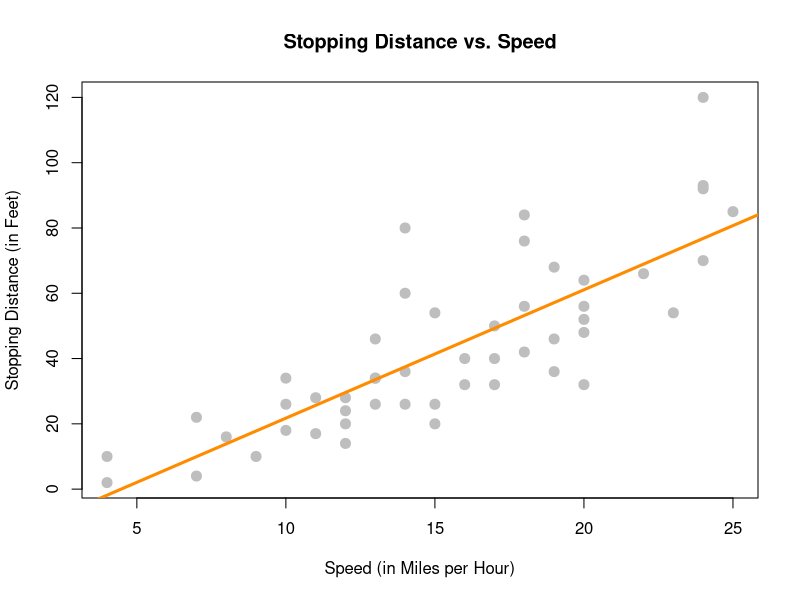
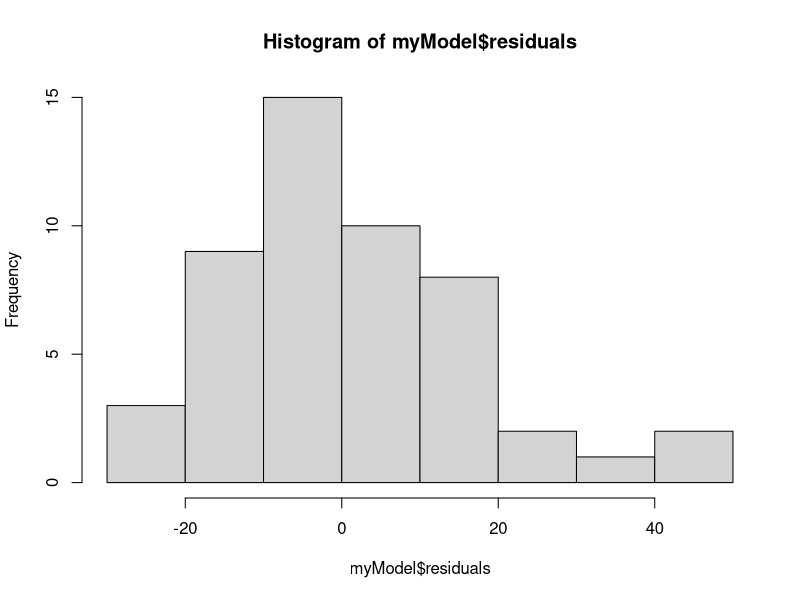
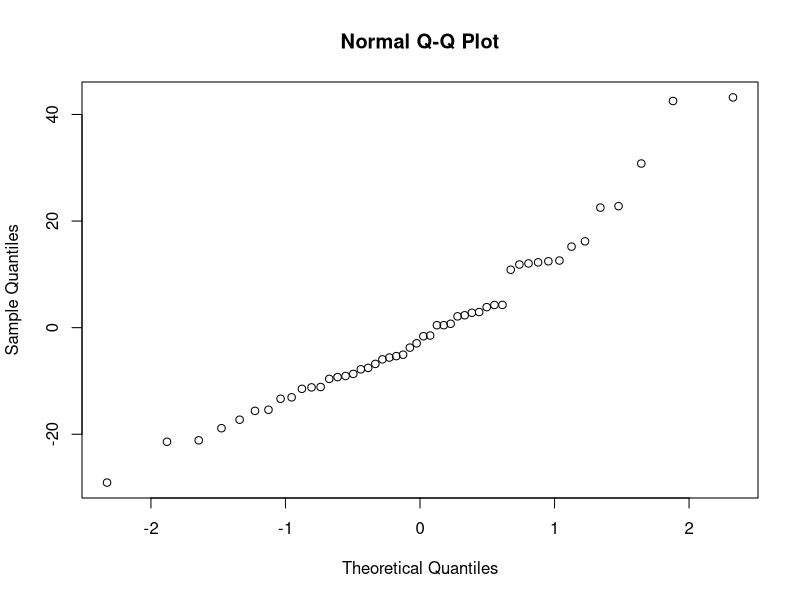
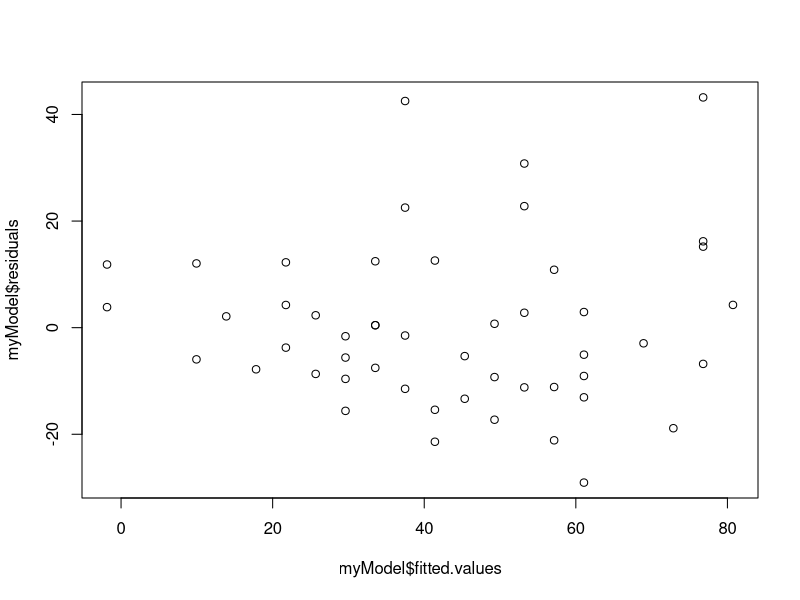

Generate these figures, in order, with R: (Note: this script raises an error after producing the figures.)
# File:   Linear_Regression.R

# INSTALL AND LOAD PACKAGES ####################################################

library(datasets)   # Load/unload base packages manually

# LOAD DATA ####################################################################

# Lear more about the cars data set

?cars

head(cars)

# Structure of cars data set

str(cars)

# Summary of cars data set

summary(cars)


# MODEL CREATION ###############################################################

# Using the lm() function for modelling

myModel = lm(dist~speed, data = cars)
myModel



# PLOTTING #####################################################################

# Plotting the model with the regression line
plot(dist~speed, data = cars,
     xlab = "Speed (in Miles per Hour)",
     ylab = "Stopping Distance (in Feet)",
     main = "Stopping Distance vs. Speed",
     pch = 20,
     cex = 2,
     col = "grey")
abline(myModel, lwd = 3, col = "darkorange")


# MORE INFORMATION #############################################################

# More Information about myModel class we created
names(myModel)
summary(myModel)

# Checking whether our model is fitting the assumption of a linear model
myModel$residuals

# Distribution of the residual against the car speed (normality)
hist(myModel$residuals)

qqnorm(myModel$residuals)


# Plotting to check the Homoscedasticity
plot(myModel$fitted.values, myModel$residuals)


#predicting stopping distance for cars when the speed is given
predict(myModel, newdata = data.frame(speed = c(10,35, 50)))


# CLEAN UP #####################################################################

# Clear Environment
rm(list = ls())

detach("package:datasets", unload = TRUE)

p_unload(all)                  # Claear all add-ons

dev.off()

cat("\014")